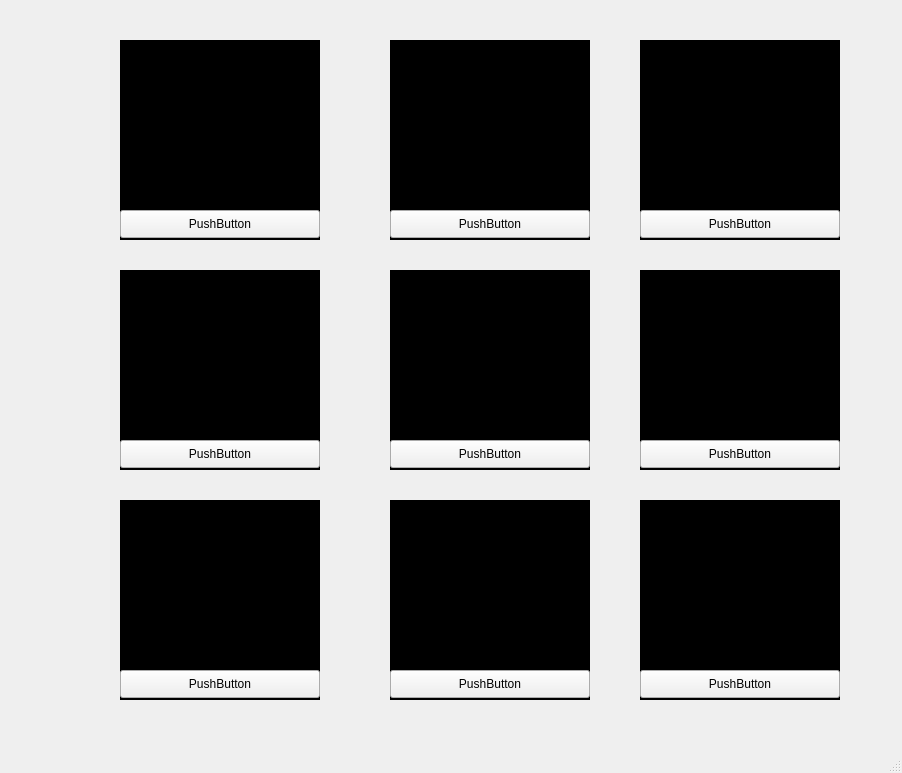
<?xml version="1.0" encoding="UTF-8"?>
<ui version="4.0">
 <class>MainWindow</class>
 <widget class="QMainWindow" name="MainWindow">
  <property name="geometry">
   <rect>
    <x>0</x>
    <y>0</y>
    <width>902</width>
    <height>773</height>
   </rect>
  </property>
  <property name="windowTitle">
   <string>MainWindow</string>
  </property>
  <widget class="QWidget" name="centralwidget">
   <property name="styleSheet">
    <string notr="true">.QLabel{
 background-color: #000;

}</string>
   </property>
   <widget class="QLabel" name="label">
    <property name="geometry">
     <rect>
      <x>120</x>
      <y>40</y>
      <width>200</width>
      <height>200</height>
     </rect>
    </property>
    <property name="styleSheet">
     <string notr="true"> width:220px;
 height:220px;</string>
    </property>
    <property name="text">
     <string/>
    </property>
    <property name="scaledContents">
     <bool>true</bool>
    </property>
   </widget>
   <widget class="QLabel" name="label_2">
    <property name="geometry">
     <rect>
      <x>390</x>
      <y>40</y>
      <width>200</width>
      <height>200</height>
     </rect>
    </property>
    <property name="text">
     <string/>
    </property>
   </widget>
   <widget class="QLabel" name="label_3">
    <property name="geometry">
     <rect>
      <x>640</x>
      <y>40</y>
      <width>200</width>
      <height>200</height>
     </rect>
    </property>
    <property name="text">
     <string/>
    </property>
   </widget>
   <widget class="QLabel" name="label_4">
    <property name="geometry">
     <rect>
      <x>120</x>
      <y>270</y>
      <width>200</width>
      <height>200</height>
     </rect>
    </property>
    <property name="text">
     <string/>
    </property>
   </widget>
   <widget class="QLabel" name="label_5">
    <property name="geometry">
     <rect>
      <x>390</x>
      <y>270</y>
      <width>200</width>
      <height>200</height>
     </rect>
    </property>
    <property name="text">
     <string/>
    </property>
   </widget>
   <widget class="QLabel" name="label_6">
    <property name="geometry">
     <rect>
      <x>640</x>
      <y>270</y>
      <width>200</width>
      <height>200</height>
     </rect>
    </property>
    <property name="text">
     <string/>
    </property>
   </widget>
   <widget class="QLabel" name="label_7">
    <property name="geometry">
     <rect>
      <x>120</x>
      <y>500</y>
      <width>200</width>
      <height>200</height>
     </rect>
    </property>
    <property name="text">
     <string/>
    </property>
   </widget>
   <widget class="QLabel" name="label_8">
    <property name="geometry">
     <rect>
      <x>390</x>
      <y>500</y>
      <width>200</width>
      <height>200</height>
     </rect>
    </property>
    <property name="text">
     <string/>
    </property>
   </widget>
   <widget class="QLabel" name="label_9">
    <property name="geometry">
     <rect>
      <x>640</x>
      <y>500</y>
      <width>200</width>
      <height>200</height>
     </rect>
    </property>
    <property name="text">
     <string/>
    </property>
   </widget>
   <widget class="QPushButton" name="pushButton">
    <property name="geometry">
     <rect>
      <x>120</x>
      <y>210</y>
      <width>200</width>
      <height>28</height>
     </rect>
    </property>
    <property name="text">
     <string>PushButton</string>
    </property>
   </widget>
   <widget class="QPushButton" name="pushButton_2">
    <property name="geometry">
     <rect>
      <x>390</x>
      <y>210</y>
      <width>200</width>
      <height>28</height>
     </rect>
    </property>
    <property name="text">
     <string>PushButton</string>
    </property>
   </widget>
   <widget class="QPushButton" name="pushButton_3">
    <property name="geometry">
     <rect>
      <x>640</x>
      <y>210</y>
      <width>200</width>
      <height>28</height>
     </rect>
    </property>
    <property name="text">
     <string>PushButton</string>
    </property>
   </widget>
   <widget class="QPushButton" name="pushButton_4">
    <property name="geometry">
     <rect>
      <x>120</x>
      <y>440</y>
      <width>200</width>
      <height>28</height>
     </rect>
    </property>
    <property name="text">
     <string>PushButton</string>
    </property>
   </widget>
   <widget class="QPushButton" name="pushButton_5">
    <property name="geometry">
     <rect>
      <x>390</x>
      <y>440</y>
      <width>200</width>
      <height>28</height>
     </rect>
    </property>
    <property name="text">
     <string>PushButton</string>
    </property>
   </widget>
   <widget class="QPushButton" name="pushButton_6">
    <property name="geometry">
     <rect>
      <x>640</x>
      <y>440</y>
      <width>200</width>
      <height>28</height>
     </rect>
    </property>
    <property name="text">
     <string>PushButton</string>
    </property>
   </widget>
   <widget class="QPushButton" name="pushButton_7">
    <property name="geometry">
     <rect>
      <x>120</x>
      <y>670</y>
      <width>200</width>
      <height>28</height>
     </rect>
    </property>
    <property name="text">
     <string>PushButton</string>
    </property>
   </widget>
   <widget class="QPushButton" name="pushButton_8">
    <property name="geometry">
     <rect>
      <x>390</x>
      <y>670</y>
      <width>200</width>
      <height>28</height>
     </rect>
    </property>
    <property name="text">
     <string>PushButton</string>
    </property>
   </widget>
   <widget class="QPushButton" name="pushButton_9">
    <property name="geometry">
     <rect>
      <x>640</x>
      <y>670</y>
      <width>200</width>
      <height>28</height>
     </rect>
    </property>
    <property name="text">
     <string>PushButton</string>
    </property>
   </widget>
  </widget>
  <widget class="QMenuBar" name="menubar">
   <property name="geometry">
    <rect>
     <x>0</x>
     <y>0</y>
     <width>902</width>
     <height>26</height>
    </rect>
   </property>
  </widget>
  <widget class="QStatusBar" name="statusbar"/>
 </widget>
 <resources/>
 <connections/>
</ui>
